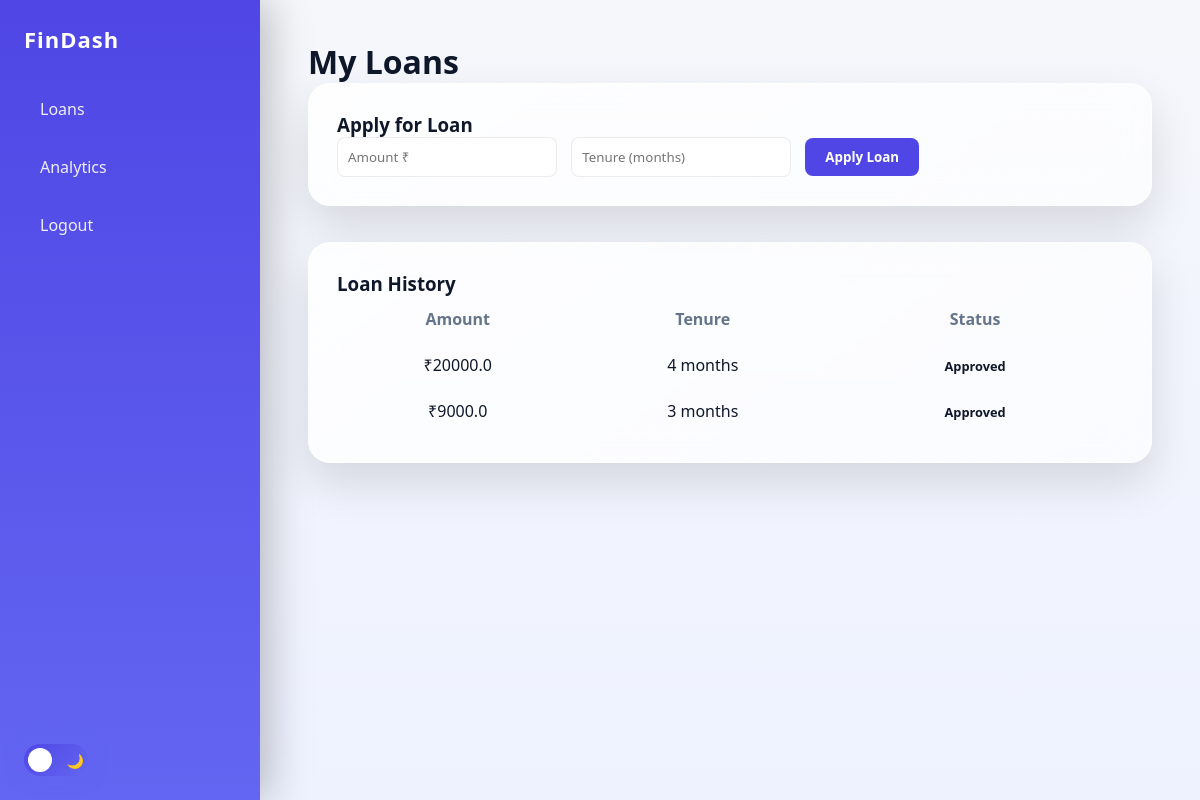
/user/dashboard (signed in), run on an earlier commit of the app's database.
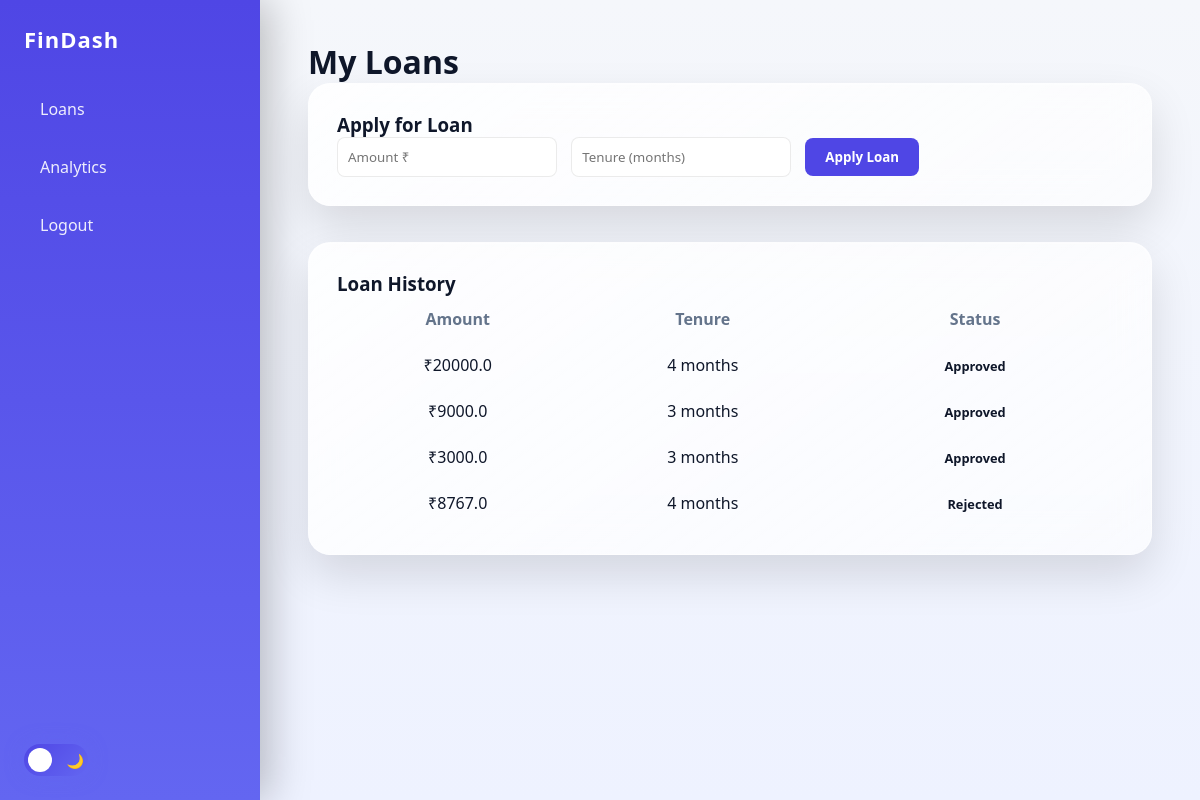
And on a later commit of the database.
### models/loan.py (models this page shows)
class Loan(db.Model):
    id = db.Column(db.Integer, primary_key=True)
    user_id = db.Column(db.Integer, nullable=False)
    borrower = db.Column(db.String(100))
    amount = db.Column(db.Float)
    tenure = db.Column(db.Integer)
    status = db.Column(db.String(20), default="Pending")
    created_at = db.Column(db.DateTime, default=datetime.utcnow)

### routes/user.py (the view)
@user_bp.route("/dashboard")
@login_required
def dashboard():
    loans = Loan.query.filter_by(user_id=current_user.id).all()
    return render_template("user/dashboard.html", loans=loans)

### templates/user/dashboard.html (shortened to what this page needs)
{% extends "base_dashboard.html" %}
{% block content %}
<h1>My Loans</h1>
<div class="card">
    <h3>Apply for Loan</h3>
    <form method="post" action="/user/apply" class="loan-form">
        <input type="number" name="amount" placeholder="Amount ₹" required>
        <input type="number" name="tenure" placeholder="Tenure (months)" required>
        <button type="submit">Apply Loan</button>
    </form>
</div>
<div class="card">
    <h3>Loan History</h3>
    {% if loans and loans|length > 0 %}
    <table>
        <thead>
            <tr>
                <th>Amount</th>
                <th>Tenure</th>
                <th>Status</th>
            </tr>
        </thead>
        <tbody>
            {% for loan in loans %}
            <tr id="loan-{{ loan.id }}">
                <td>₹{{ loan.amount }}</td>
                <td>{{ loan.tenure }} months</td>
                <td>
                    <span class="status {{ loan.status }}">
                        {{ loan.status }}
                    </span>
                </td>
            </tr>
            {% endfor %}
        </tbody>
    </table>
    {% else %}
        <p style="color: var(--text-muted);">
            No loan history found.
        </p>
    {% endif %}
</div>
{% endblock %}

What changed in the data, as far as the page shows it:
added Loan: amount "3000.0", tenure "3", status "Approved"
added Loan: amount "8767.0", tenure "4", status "Rejected"
